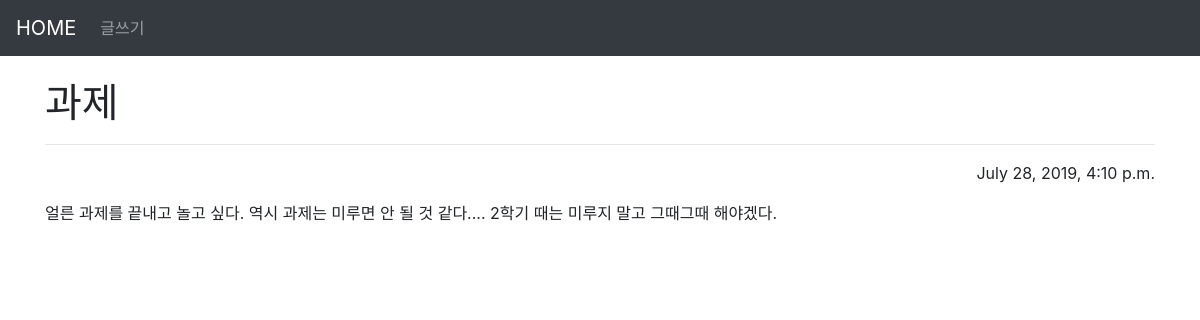
Page /blog/2 on the committed database.
### blogapp/models.py (models this page shows, shortened)
class Blog(models.Model):
    title = models.CharField(max_length=200)
    pub_date = models.DateTimeField('date published')
    body = models.TextField()

### blogapp/views.py (the view)
# urls.py: path('blog/<int:blog_id>', blogapp.views.detail, name="detail"),
def detail(request, blog_id):
    details = get_object_or_404(Blog, pk=blog_id)
    return render(request, 'detail.html', {'details':details})

### blogapp/templates/detail.html (shortened to what this page needs)
<head>
        <link rel="stylesheet" href="https://stackpath.bootstrapcdn.com/bootstrap/4.3.1/css/bootstrap.min.css">
    </head>
    <body>
        <nav class="navbar navbar-expand-lg navbar-dark bg-dark">
            <a class="navbar-brand" href="{% url 'home' %}">HOME</a>
            <div class="collapse navbar-collapse" id="navbarSupportedContent">
            <ul class="navbar-nav mr-auto">
                <li class="nav-item">
                    <a class="nav-link" href="{% url 'new' %}">글쓰기</a>
                </li>
            </ul>
        </div>
        </nav>
    <div class="container">
        <br>
        <h1 style="font-family: '궁서체'">{{details.title}}</h1>
        <hr class="one">
        <div style="text-align:right">
        <p>{{details.pub_date}}</p>
        </div>
        <p>{{details.body}}</p>
</body>

### rows in the picture
Blog: title "과제", pub_date "July 28, 2019, 4:10 p.m.", body "얼른 과제를 끝내고 놀고 싶다. 역시 과제는 미루면 안 될 것 같다.... 2학기 때는 미루지 말고 그때그때 해야겠다."
